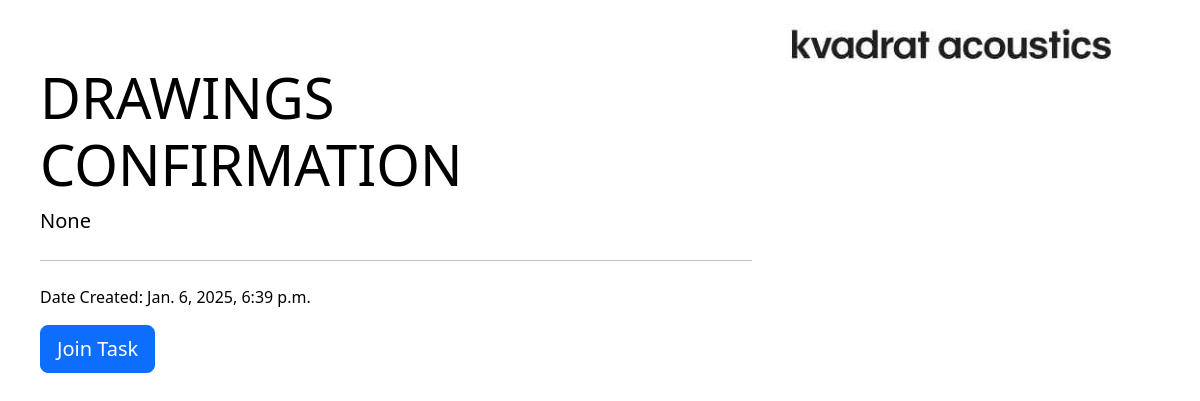
The app's page /projekty/tasks/1230 with its own data.
### komunikator/models.py (models this page shows, shortened)
class Task(models.Model):
    TODO="TO DO"
    COMPLETED='COMPLETED'
    INPROGRESS='IN-PROGRESS'
    DRAWINGS_CONFIRMATION= 'DRAWINGS CONFIRMATION'
    DELIVERY_CONFIRMATION= 'DELIVERY CONFIRMATION'
    OTHER= 'OTHER'
    CATEGORY_CHOICES = [
        (DRAWINGS_CONFIRMATION, 'DRAWINGS CONFIRMATION'),
        (DELIVERY_CONFIRMATION, 'DELIVERY CONFIRMATION'),
        (OTHER, 'OTHER'),
    ]
    STATUS_CHOICES = [
        (TODO, 'TO DO'),
        (COMPLETED, 'COMPLETED'),
        (INPROGRESS, 'IN-PROGRESS'),
    ]
    category = models.CharField(max_length=50, choices=CATEGORY_CHOICES,null=True,blank=True)
    description = models.TextField(null=True,blank=True)
    projekt = models.ForeignKey(Projekt,null=True,blank=True, on_delete=models.CASCADE, related_name="tasks")
    assignee = models.ForeignKey(User, null=True,blank=True, on_delete=models.SET_NULL)
    date_created = models.DateTimeField(auto_now_add=True)
    due_date = models.DateField(null=True,blank=True)
    status = models.CharField(max_length=50, choices=STATUS_CHOICES,null=True,blank=True,default= TODO)
    confirmation_day = models.DateField(null=True,blank=True)
    class UserResource(resources.ModelResource):
        username = resources.Field()

### komunikator/views.py (the view)
# urls.py: path('tasks/<int:pk>', taskDetail, name ='task-detail'),
def taskDetail(request,pk):
    task = get_object_or_404(Task, id=pk)
    context = {'task':task}
    return render(request, 'task-detail.html',context)

### templates/task-detail.html (shortened to what this page needs)
{% extends 'glowny.html' %}
{% block strona %}
 <div class="container-fluid">
    <div class="row ">
       <div class="col-md-12 ">
             <div class="jumbotron">
               <h4 class="display-4">{{task.category}}</h4>
               <p class="lead">{{task.description}}</p>
               <hr class="my-4">
               <p>Date Created:  {{task.date_created}}</p>
               <a class="btn btn-primary btn-lg" href="#" role="button">Join Task</a>
             </div>
       </div>
    </div>
 </div>
{% endblock %}

### komunikator/static/nowy.css (style rules this page uses)
body { padding: 1rem; color: black; }
a { color: black; text-decoration: none; }

### records on screen
Task: category "DRAWINGS CONFIRMATION", description "None", date_created "Jan. 6, 2025, 6:39 p.m."
